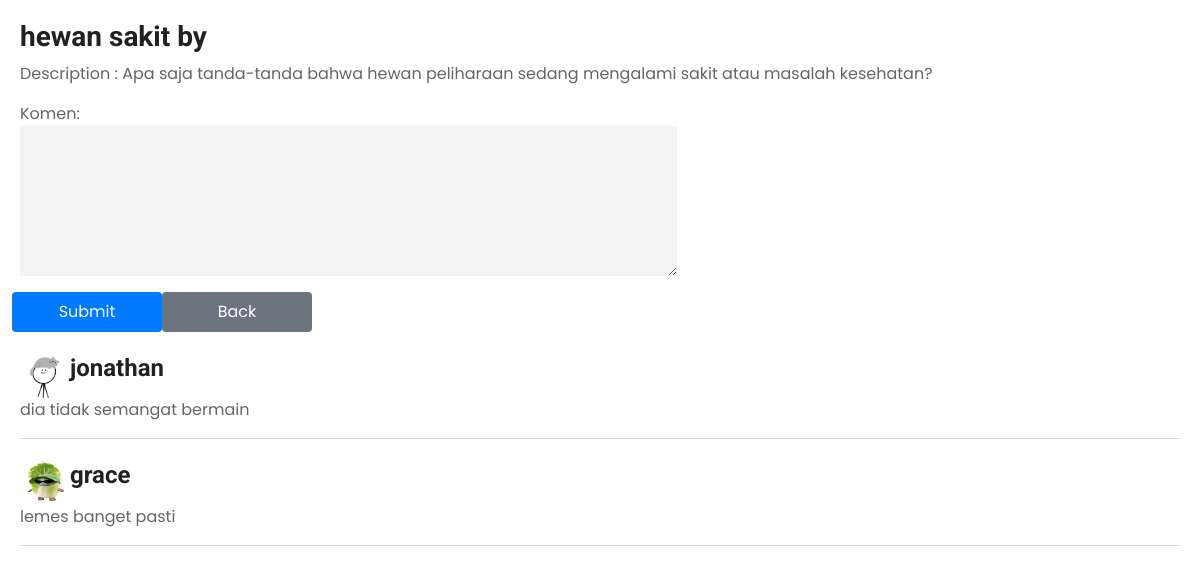
/repplycomment.php?id=7, run on the app's committed database.
### tables this page shows
CREATE TABLE `discuss` (
  `discuss_id` int(11) NOT NULL,
  `user_id` int(11) DEFAULT NULL,
  `topic` varchar(50) NOT NULL,
  `description` varchar(225) DEFAULT NULL
);

CREATE TABLE `comment` (
  `reply_id` int(11) NOT NULL,
  `discuss_id` int(11) DEFAULT NULL,
  `user_id` int(11) DEFAULT NULL,
  `reply_text` varchar(255) NOT NULL
);

CREATE TABLE `user` (
  `user_id` int(11) NOT NULL,
  `username` varchar(25) NOT NULL,
  `password` varchar(25) NOT NULL,
  `email` varchar(25) NOT NULL,
  `profpict` varchar(255) DEFAULT NULL
);

### repplycomment.php (the view, shortened to what this page needs)
<head>
    <link href="https://cdn.jsdelivr.net/npm/bootstrap-icons@1.4.1/font/bootstrap-icons.css" rel="stylesheet">
    <link href="lib/flaticon/font/flaticon.css" rel="stylesheet">
    <link href="lib/owlcarousel/assets/owl.carousel.min.css" rel="stylesheet">
    <link href="css/bootstrap.min.css" rel="stylesheet">
    <link href="css/style.css" rel="stylesheet">
    <link rel="stylesheet" href="css/profile.css">
</head>
<?php
include "connectToSQL.php";
$discuss_id = $_GET['id'];
$username = $_GET['username'];
$getKomenan = "SELECT * FROM comment WHERE discuss_id = '$discuss_id'";
$query = mysqli_query($connectToSQL, $getKomenan);
$getDiscuss = "SELECT * FROM discuss WHERE discuss_id = '$discuss_id'";
$discussQuery = mysqli_query($connectToSQL, $getDiscuss);
$dataDiscuss = mysqli_fetch_array($discussQuery);
echo "<h3>" . $dataDiscuss["topic"] . " by " . $username . "</h3>";
echo "<p>Description : " . $dataDiscuss["description"] . "</p>";
?>
<form method="POST" action="<?php echo $_SERVER['PHP_SELF']; ?>">
    <div class="row g-5">
        <div class="col-lg-7">
            <div class="row g-3">
                <div class="col-12">
                    <label for="comment">Komen:</label><br>
                    <textarea name="comment" id="comment" class="form-control bg-light border-0 px-4" style="height: 150px;"></textarea>
                </div>
                <input type="submit" name="submit" value="Submit">
                <input type="button" value="Back" onclick="location.href='discuss.php'">
            </div>
        </div>
    </div>
</form>
<?php
while ($row = mysqli_fetch_assoc($query)) {
    $queryGetName = "SELECT * FROM user WHERE user_id = '{$row['user_id']}'";
    $sql = mysqli_query($connectToSQL, $queryGetName);
    $data = mysqli_fetch_assoc($sql);
    echo "<div style='display: flex; align-items:center;'><img style='width:50px; height:50px; border-radius:50%;' src='imgSignUp/{$data['profpict']}' alt=''><h4>{$data['username']}</h4></div>";
    echo "<p style='margin-top: px;' >{$row['reply_text']}</p><hr>";
}
?>

### repplycomment.php (style rules this page uses)
input[type="submit"], input[type="button"] { padding: 8px 16px; border: none; border-radius: 4px; color: #fff; background-color: #007bff; cursor: pointer; width: 150px; }
input[type="button"] { background-color: #6c757d; }

### data on the page
discuss: topic "hewan sakit", description "Apa saja tanda-tanda bahwa hewan peliharaan sedang mengalami sakit atau masalah kesehatan?"
comment: user.profpict (picture), user.username "jonathan", reply_text "dia tidak semangat bermain"
comment: user.profpict (picture), user.username "grace", reply_text "lemes banget pasti"
